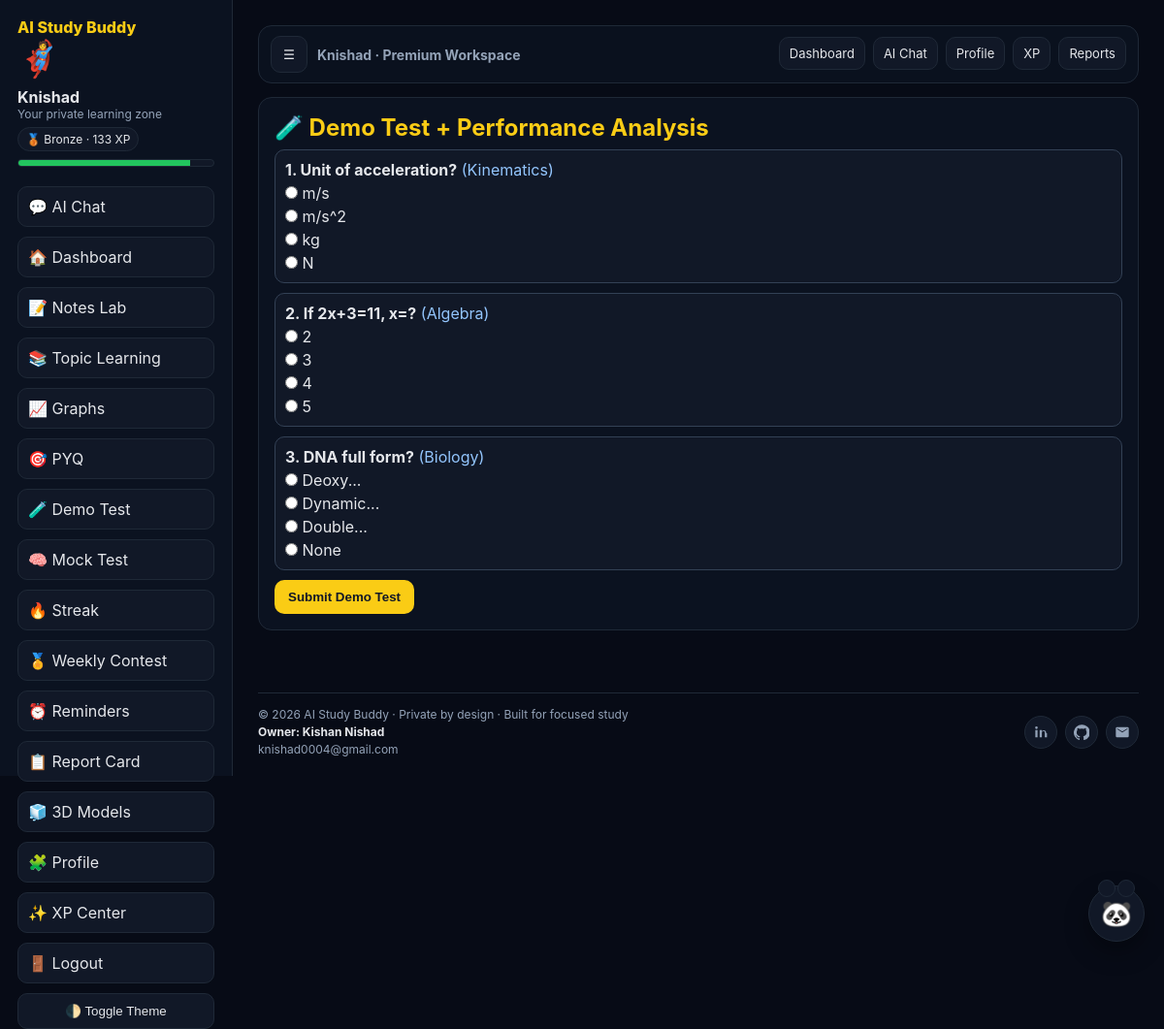
Page /demo-test (signed in) on the committed database.
### tables this page shows
CREATE TABLE users (
            id INTEGER PRIMARY KEY AUTOINCREMENT,
            username TEXT UNIQUE NOT NULL,
            password_hash TEXT NOT NULL,
            avatar TEXT NOT NULL,
            created_at TEXT NOT NULL
        , xp INTEGER NOT NULL DEFAULT 0);

### app.py (the view, shortened to what this page needs)
    @app.route("/demo-test", methods=["GET", "POST"])
    @login_required
    def demo_test():
        report = None
        return render_template(
            "demo_test.html",
            user=g.user,
            questions=DEMO_TEST_BANK,
            report=report,
            level_info=get_level_info(int(g.user["xp"])),
        )

### app.py (called while the page is built)
def get_db_connection(app: Flask) -> sqlite3.Connection:
    conn = sqlite3.connect(app.config["DATABASE_PATH"])
    conn.row_factory = sqlite3.Row
    return conn

def login_required(view):
    @wraps(view)
    def wrapped_view(*args, **kwargs):
        if "user_id" not in session:
            return redirect(url_for("login"))
        return view(*args, **kwargs)
    return wrapped_view

def get_current_user(app: Flask):
    user_id = session.get("user_id")
    if not user_id:
        return None
    conn = get_db_connection(app)
    user = conn.execute("SELECT id, username, avatar, xp FROM users WHERE id = ?", (user_id,)).fetchone()
    conn.close()
    return user

def get_level_info(xp: int):
    current_name = "Bronze"
    current_icon = "🥉"
    next_threshold = None
    for threshold, name, icon in LEVELS:
        if xp >= threshold:
            current_name = name
            current_icon = icon
        elif next_threshold is None:
            next_threshold = threshold
    progress_to_next = 100
    if next_threshold is not None:
        previous_threshold = 0
        for threshold, _, _ in LEVELS:
            if threshold <= xp:
                previous_threshold = threshold
        span = max(next_threshold - previous_threshold, 1)
        progress_to_next = int(((xp - previous_threshold) / span) * 100)
    return {
        "name": current_name,
        "icon": current_icon,
        "next_threshold": next_threshold,
        "progress": max(0, min(progress_to_next, 100)),
    }

### templates/demo_test.html (shortened to what this page needs)
{% extends 'base.html' %}
{% block content %}
<section class="panel">
  <h2 style="color:#facc15;margin-bottom:8px">🧪 Demo Test + Performance Analysis</h2>
  <form method="POST">
    {% for q in questions %}
      <div class="q">
        <p><strong>{{ loop.index }}. {{ q['question'] }}</strong> <span style="color:#93c5fd">({{ q['topic'] }})</span></p>
        {% for opt in q['options'] %}
          <label style="display:block;margin-top:4px"><input type="radio" name="q_{{ q['id'] }}" value="{{ opt }}" required> {{ opt }}</label>
        {% endfor %}
      </div>
    {% endfor %}
    <button class="btn" type="submit">Submit Demo Test</button>
  </form>
</section>
{% endblock %}

### templates/base.html (shortened to what this page needs)
<!DOCTYPE html>
<html lang="en">
<head>
</head>
<body>
  <div class="layout">
    {% if user %}
    <aside class="sidebar" id="appSidebar">
      <div class="sidebar-top">
        <div class="brand">AI Study Buddy</div>
      </div>
      <div class="avatar-badge">{{ user['avatar'] }}</div>
      <div><strong>{{ user['username'] }}</strong></div>
      <div class="small">Your private learning zone</div>
      {% if current_level %}
      <div class="level-pill">{{ current_level['icon'] }} {{ current_level['name'] }} · {{ user['xp'] }} XP</div>
      <div class="progress-track"><div class="progress-bar" data-progress="{{ current_level['progress'] }}"></div></div>
      {% endif %}
      <nav class="menu">
        <a href="{{ url_for('chat') }}">💬 AI Chat</a>
        <a href="{{ url_for('dashboard') }}">🏠 Dashboard</a>
        <a href="{{ url_for('notes_lab') }}">📝 Notes Lab</a>
        <a href="{{ url_for('topic_learning') }}">📚 Topic Learning</a>
        <a href="{{ url_for('graphs_page') }}">📈 Graphs</a>
        <a href="{{ url_for('pyq_page') }}">🎯 PYQ</a>
        <a href="{{ url_for('demo_test') }}">🧪 Demo Test</a>
        <a href="{{ url_for('mock_test') }}">🧠 Mock Test</a>
        <a href="{{ url_for('streak_page') }}">🔥 Streak</a>
        <a href="{{ url_for('weekly_contest') }}">🏅 Weekly Contest</a>
        <a href="{{ url_for('reminders_page') }}">⏰ Reminders</a>
        <a href="{{ url_for('report_card') }}">📋 Report Card</a>
        <a href="{{ url_for('models_3d') }}">🧊 3D Models</a>
        <a href="{{ url_for('profile') }}">🧩 Profile</a>
        <a href="{{ url_for('xp_center') }}">✨ XP Center</a>
        <a href="{{ url_for('logout') }}">🚪 Logout</a>
      </nav>
      <button id="themeToggle" class="theme-toggle" type="button">🌓 Toggle Theme</button>
    </aside>
    {% endif %}
    <main class="main">
      {% if user %}
      <header class="topbar">
        <div class="topbar-left">
          <button id="sidebarToggle" class="sidebar-toggle" type="button" aria-label="Toggle sidebar">☰</button>
          <div class="top-title">{{ user['username'] }} · Premium Workspace</div>
        </div>
        <nav class="top-links" aria-label="Quick navigation">
          <a href="{{ url_for('dashboard') }}" class="{% if request.endpoint == 'dashboard' %}active{% endif %}">Dashboard</a>
          <a href="{{ url_for('chat') }}" class="{% if request.endpoint == 'chat' %}active{% endif %}">AI Chat</a>
          <a href="{{ url_for('profile') }}" class="{% if request.endpoint == 'profile' %}active{% endif %}">Profile</a>
          <a href="{{ url_for('xp_center') }}" class="{% if request.endpoint == 'xp_center' %}active{% endif %}">XP</a>
          <a href="{{ url_for('report_card') }}" class="{% if request.path.startswith('/report-card') %}active{% endif %}">Reports</a>
        </nav>
      </header>
      {% endif %}
      <div class="main-content">
      {% block content %}{% endblock %}
      <footer class="footer">
        <div class="footer-row">
          <div class="owner">
            <div>© 2026 AI Study Buddy · Private by design · Built for focused study</div>
            <strong>Owner: Kishan Nishad</strong>
            <div class="owner-mail">knishad0004@gmail.com</div>
          </div>
          <div class="owner-icons">
            <a class="icon-btn icon-wrap" data-tooltip="LinkedIn" href="https://www.linkedin.com/in/kishan-nishad-161a73392" target="_blank" rel="noopener noreferrer" aria-label="LinkedIn" title="LinkedIn">
              <svg viewBox="0 0 24 24" aria-hidden="true"><path d="M6.94 8.5H3.56V20h3.38V8.5zM5.25 7.03a1.97 1.97 0 1 0 0-3.94 1.97 1.97 0 0 0 0 3.94zM20.44 13.37c0-3.07-1.64-4.5-3.82-4.5-1.76 0-2.55.97-2.99 1.65V8.5h-3.38V20h3.38v-6.43c0-1.7.32-3.34 2.43-3.34 2.08 0 2.11 1.95 2.11 3.45V20h3.38v-6.63z"/></svg>
            </a>
            <a class="icon-btn icon-wrap" data-tooltip="GitHub" href="https://github.com/code-with-kishan" target="_blank" rel="noopener noreferrer" aria-label="GitHub" title="GitHub">
            </a>
            <a class="icon-btn icon-wrap" data-tooltip="Email" href="mailto:knishad0004@gmail.com" aria-label="Email" title="Email">
              <svg viewBox="0 0 24 24" aria-hidden="true"><path d="M20 4H4a2 2 0 0 0-2 2v12a2 2 0 0 0 2 2h16a2 2 0 0 0 2-2V6a2 2 0 0 0-2-2zm0 3.2-8 5-8-5V6l8 5 8-5v1.2z"/></svg>
            </a>
          </div>
        </div>
      </footer>
      </div>
    </main>
  </div>
  {% if user %}
  <button id="buddyFab" class="buddy-fab" type="button" aria-label="Open AI helper">🐼</button>
  {% endif %}
</body>
</html>

### templates/base.html (style rules this page uses)
:root { --bg:#070b16; --text:#e5e7eb; --muted:#94a3b8; --card:#0b1220; --card-2:#111827; --border:#1f2937; --accent:#facc15; --chat-panel:#1d1336; --chat-head:#2a1a4f; --chat-ai:#261a45; --chat-user:#1f2937; }
* { margin:0;padding:0;box-sizing:border-box }
body { font-family:Inter,system-ui,-apple-system,sans-serif;background:var(--bg);color:var(--text);transition:background .2s ease,color .2s ease;overflow-x:hidden }
a { text-decoration:none;color:inherit }
.layout { display:grid;grid-template-columns:240px 1fr;min-height:100vh }
.sidebar { background:var(--card);border-right:1px solid var(--border);padding:18px;position:sticky;top:0;height:100vh }
.sidebar-top { display:flex;align-items:center;justify-content:space-between;gap:10px }
.sidebar-top .brand { margin-bottom:0 }
.brand { font-weight:800;color:var(--accent);margin-bottom:20px }
.avatar-badge { font-size:36px;margin-bottom:8px }
.small { font-size:12px;color:var(--muted) }
.level-pill { display:inline-block;margin-top:6px;padding:4px 8px;border-radius:999px;background:var(--card-2);border:1px solid var(--border);font-size:12px }
.progress-track { height:8px;background:var(--card-2);border-radius:999px;overflow:hidden;margin-top:8px;border:1px solid var(--border) }
.progress-bar { height:100%;background:#22c55e }
.menu { display:flex;flex-direction:column;gap:10px;margin-top:20px }
.menu a { padding:10px;border-radius:10px;background:var(--card-2);border:1px solid var(--border) }
.theme-toggle { margin-top:10px;padding:10px;border-radius:10px;border:1px solid var(--border);background:var(--card-2);color:var(--text);cursor:pointer;width:100% }
.main { padding:26px;display:flex;flex-direction:column;min-height:100vh }
.topbar { position:sticky;top:0;z-index:80;display:flex;align-items:center;justify-content:space-between;gap:10px;padding:10px 12px;border:1px solid var(--border);background:rgba(11,18,32,.9);border-radius:14px;margin-bottom:14px }
.topbar-left { display:flex;align-items:center;gap:10px;min-width:0 }
.sidebar-toggle { width:38px;height:38px;border-radius:10px;border:1px solid var(--border);background:var(--card-2);color:var(--text);display:flex;align-items:center;justify-content:center;cursor:pointer;flex:0 0 auto }
.top-title { font-weight:700;font-size:14px;white-space:nowrap;overflow:hidden;text-overflow:ellipsis;color:var(--muted) }
.top-links { display:flex;align-items:center;gap:8px;overflow:auto;padding-bottom:2px }
.top-links a { padding:8px 10px;border-radius:10px;border:1px solid var(--border);background:var(--card-2);font-size:13px;white-space:nowrap;transition:transform .2s ease,border-color .2s ease }
.main-content { display:flex;flex-direction:column;min-height:calc(100vh - 120px) }
.footer { margin-top:auto;padding-top:14px;border-top:1px solid var(--border);color:var(--muted);font-size:12px }
.footer-row { display:flex;justify-content:space-between;align-items:center;gap:12px;flex-wrap:wrap }
.owner { display:flex;flex-direction:column;gap:3px }
.owner strong { color:var(--text) }
.owner-mail { color:var(--muted) }
.owner-icons { display:flex;gap:8px;align-items:center }
.icon-btn { width:34px;height:34px;display:flex;align-items:center;justify-content:center;border-radius:50%;background:var(--card-2);border:1px solid var(--border);color:var(--muted);transition:all .2s ease }
.icon-btn svg { width:16px;height:16px;fill:currentColor }
.icon-wrap { position:relative }
.icon-wrap::after { content:attr(data-tooltip); position:absolute; left:50%; transform:translateX(-50%); bottom:42px; background:var(--card-2); color:var(--text); border:1px solid var(--border); font-size:11px; padding:4px 7px; border-radius:6px; white-space:nowrap; opacity:0; pointer-events:none; transition:opacity .2s ease; }
.buddy-fab { position:fixed; right:20px; bottom:120px; width:58px; height:58px; border-radius:50%; border:1px solid var(--border); background:var(--card-2); color:var(--text); font-size:26px; cursor:pointer; z-index:90; box-shadow:0 10px 25px rgba(0,0,0,.35); animation:buddyPulse 2.2s ease-in-out infinite; }
.buddy-fab::before,.buddy-fab::after { content:'';position:absolute;top:-7px;width:16px;height:16px;background:var(--card-2);border:1px solid var(--border);border-radius:50% }
.buddy-fab::before { left:9px }
.buddy-fab::after { right:9px }

### rows in the picture
users: avatar "🦸", username "Knishad", xp "133"

### other values in the picture
{{ current_level['icon'] }} "🥉"
{{ current_level['name'] }} "Bronze"
{{ q['question'] }} "Unit of acceleration?" "If 2x+3=11, x=?" "DNA full form?"
{{ q['topic'] }} "Kinematics" "Algebra" "Biology"
{{ opt }} "m/s" "m/s^2" "kg" "N" "2" "3" "4" "5" "Deoxy..." "Dynamic..." "Double..." "None"
